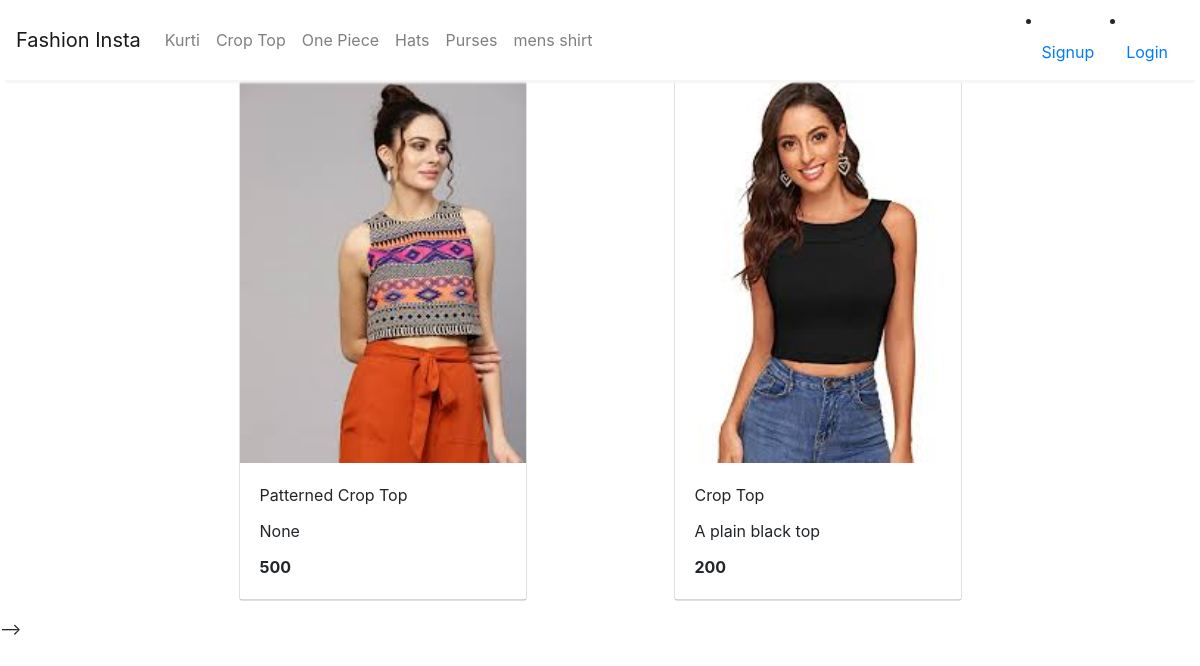
/index?category=6, run on the app's committed database.
### store/models.py (models this page shows, shortened)
class Category(models.Model):
    name = models.CharField(max_length=20)
    @staticmethod
    def get_all_categories():
        return Category.objects.all()

class Product(models.Model):
    name = models.CharField(max_length=50)
    price = models.IntegerField(default=0)
    category = models.ForeignKey(Category, on_delete=models.CASCADE, default=1)
    description = models.CharField(max_length=200, default='' , null=True , blank=True)
    image = models.ImageField(upload_to='uploads/products/')
    @staticmethod
    def get_all_products_by_categoryid(category_id):
        if category_id:
            return Product.objects.filter(category = category_id)
        else:
            return Product.get_all_products();

### store/views.py (the view, shortened to what this page needs)
# urls.py: path('index',views.Index.as_view(),name="Home"),
class Index(View):
    def get(self , request):
        cart = request.session.get('cart')
        if not cart:
            request.session['cart'] = {}
        products = None
        categories = Category.get_all_categories()
        categoryID = request.GET.get('category')
        if categoryID:
            products = Product.get_all_products_by_categoryid(categoryID)
        else:
            products = Product.get_all_products();
        data = {}
        data['products'] = products
        data['categories'] = categories
        return render(request, 'index.html', data)

### templates/index.html (shortened to what this page needs)
{% extends 'base.html' %}
{% block content %}
{% load cart %}
{% load custom_filter %}
		<div id='products' class="col-lg-9 mx-auto">
			<div class="row mx-auto">
				{% for product in products %}
				<div class="card mx-auto mb-3" id="{{product.id}}" style="width: 18rem;">
					<img class="card-img-top" src="{{product.image.url}}" alt="Card image cap">
					<div class="card-body">
						<p class="card-title">{{product.name}}</p>
						<p class="card-title">{{product.description}}</p>
						<p class="card-text"><b>{{product.price}}</b></p>
					</div>
					<div class="card-footer p-0 no-gutters">
					</div>
				</div>
				{% endfor %}
			</div>
		</div>
{% endblock %}

### templates/base.html (shortened to what this page needs)
<!doctype html>
<html lang="en">
<head>
  <link rel="stylesheet" href="https://maxcdn.bootstrapcdn.com/bootstrap/4.0.0/css/bootstrap.min.css"
>
</head>
<body>
        <nav class="one-edge-shadow
		sticky-top navbar
		navbar-expand-lg
		 navbar-light bg-white">
     <a class="navbar-brand" href="/">Fashion Insta</a>
		  <div class="collapse navbar-collapse" id="navbarSupportedContent">
			<ul class="navbar-nav mr-auto">
				{% for category in categories %}
				<li class="text-dark">
				<a href="/index?category={{category.id}}"
					class="nav-link">{{category.name}}</a>
				</li>
				{% endfor %}
			</ul>
		  </div>
{% if request.session.customer %}
      <ul class=" navbar-nav my-2 my-lg-0">
        <li class="nav-item ">
          <a class="nav-link" href="/cart">Cart<span class="sr-only">(current)</span></a>
        </li>
        <li class="nav-item ">
          <a class="nav-link" href="/orders">Orders<span class="sr-only">(current)</span></a>
        </li>
        <li class="nav-item ">
          <a class="nav-link" href="/logout">Logout<span class="sr-only">(current)</span></a>
        </li>
{% else %}
        <li class="nav-item ">
          <a class="nav-link" href="/signin">Signup<span class="sr-only">(current)</span></a>
        </li>
        <li class="nav-item ">
          <a class="nav-link" href="/login">Login<span class="sr-only">(current)</span></a>
        </li>
{% endif %}
  </nav>
</body>
</html>

### templates/base.html (style rules this page uses)
nav { background-color: white; }
.one-edge-shadow { box-shadow: 0 8px 2px -5px rgb(246, 245, 245); }

### data on the page
Category: name "Kurti"
Category: name "Crop Top"
Category: name "One Piece"
Category: name "Hats"
Category: name "Purses"
Category: name "mens shirt"
Product: image (picture), name "Patterned Crop Top", description "None", price "500"
Product: image (picture), name "Crop Top", description "A plain black top", price "200"
